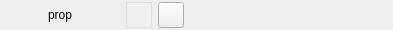
<?xml version="1.0" encoding="UTF-8"?>
<ui version="4.0">
 <class>ImagePanel</class>
 <widget class="QWidget" name="ImagePanel">
  <property name="geometry">
   <rect>
    <x>0</x>
    <y>0</y>
    <width>393</width>
    <height>30</height>
   </rect>
  </property>
  <property name="windowTitle">
   <string>Form</string>
  </property>
  <layout class="QHBoxLayout" name="horizontalLayout">
   <property name="leftMargin">
    <number>0</number>
   </property>
   <property name="topMargin">
    <number>0</number>
   </property>
   <property name="rightMargin">
    <number>0</number>
   </property>
   <property name="bottomMargin">
    <number>0</number>
   </property>
   <item>
    <widget class="QLabel" name="mainprop">
     <property name="sizePolicy">
      <sizepolicy hsizetype="Fixed" vsizetype="Preferred">
       <horstretch>0</horstretch>
       <verstretch>0</verstretch>
      </sizepolicy>
     </property>
     <property name="minimumSize">
      <size>
       <width>120</width>
       <height>0</height>
      </size>
     </property>
     <property name="maximumSize">
      <size>
       <width>120</width>
       <height>30</height>
      </size>
     </property>
     <property name="text">
      <string>prop</string>
     </property>
     <property name="alignment">
      <set>Qt::AlignCenter</set>
     </property>
    </widget>
   </item>
   <item>
    <widget class="QLabel" name="imageLabel">
     <property name="minimumSize">
      <size>
       <width>26</width>
       <height>26</height>
      </size>
     </property>
     <property name="maximumSize">
      <size>
       <width>26</width>
       <height>26</height>
      </size>
     </property>
     <property name="styleSheet">
      <string notr="true">QLabel
{
border: 1px solid rgb(220, 220, 220);
}</string>
     </property>
     <property name="text">
      <string/>
     </property>
    </widget>
   </item>
   <item>
    <widget class="QToolButton" name="textureButton">
     <property name="minimumSize">
      <size>
       <width>26</width>
       <height>26</height>
      </size>
     </property>
     <property name="maximumSize">
      <size>
       <width>26</width>
       <height>26</height>
      </size>
     </property>
     <property name="styleSheet">
      <string notr="true"/>
     </property>
     <property name="text">
      <string/>
     </property>
    </widget>
   </item>
   <item>
    <spacer name="horizontalSpacer">
     <property name="orientation">
      <enum>Qt::Horizontal</enum>
     </property>
     <property name="sizeHint" stdset="0">
      <size>
       <width>40</width>
       <height>20</height>
      </size>
     </property>
    </spacer>
   </item>
  </layout>
 </widget>
 <resources/>
 <connections/>
</ui>
